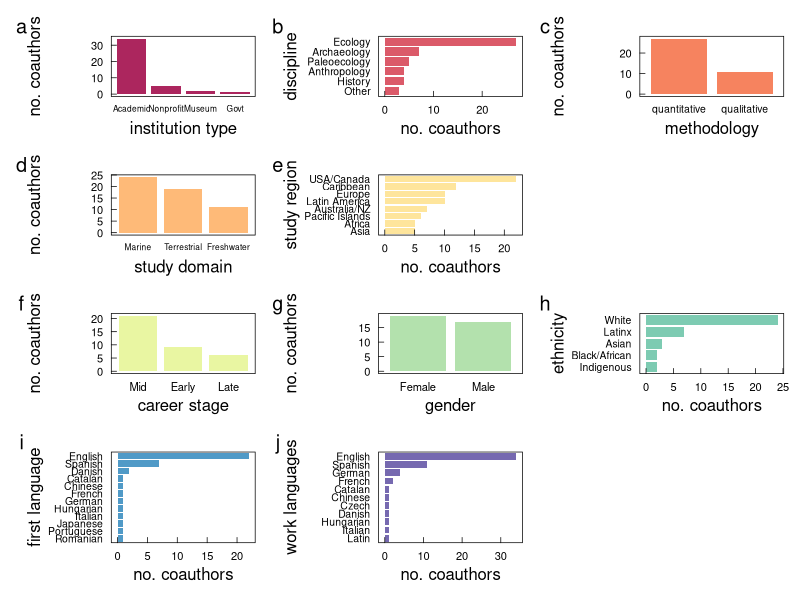

Write R code to recreate this figure.
#### this script is for organizing and creating data visualizations 
#### of data from the project entitled "Global research priorities for historical ecology to inform conservation"
#### known colloquially as HE 20Qs 


library(ggplot2)      # plotting and viz
library(plyr)         # legacy df manipulation
library(dplyr)        # variable grouping and manipulation
library(reshape)      # legacy df manipulation
library(data.table)   # legacy functions on df 
library(tidyr)        # gathering and spreading
library(zoo)          # roll mean
library(ggthemes)     # helpful ggplot themes
library(forcats)
library(scales)
library(RColorBrewer) # pretty colors
library(ggridges)
library(colorspace)
library(patchwork)


# custom ggplot theme
themeKV <- theme_few()+
  theme(strip.background = element_blank(),
        axis.line = element_blank(),
        axis.text.x = element_text(colour = "black", margin = margin(0.2, unit = "cm")),
        axis.text.y = element_text(colour = "black", margin = margin(c(1, 0.2), unit = "cm")),
        axis.ticks.x = element_line(colour = "black", linewidth=.25), 
        axis.ticks.y = element_line(colour = "black", linewidth=.25),
        axis.ticks.length=unit(-0.15, "cm"), 
        element_line(colour = "black", linewidth=.5),
        panel.border = element_rect(colour = "black", fill=NA, linewidth=.5),
        legend.title=element_blank(),
        strip.text=element_text(hjust=0))


#### read in author demographic data, self-identified from a survey form
# setwd("/Users/kylevanhoutan/historical_20Qs/")
demogr <- read.csv('data/author_demogr.csv')
demogrG <- gather(demogr, key="survey", value="response", 2:31) # the number of cols may change
        # reshape from wide to long df
        # may need to change numbers depending on the # of cols
demogrGR <- demogrG[!(demogrG$response == ""), ]  # remove blank entries 
# rename gathered col's that from duplicate names had appended ".x" 
demogrGR$question <- sub("\\..*", "", demogrGR$survey) # truncates field entry after "."
demogrGRS = subset(demogrGR, select = -c(survey)) # remove the col with bad names "survey"

#### begin data viz for plots here

## subset original long DF for survey question 
# for each panel, x = question, y = response
p1sector <- subset(demogrGRS, question == "sector")
# a basic bar plot
p1 <- ggplot(p1sector, aes(x = fct_infreq(response))) + # sort the response most to least 
  themeKV + 
  theme(legend.position = "none",
        axis.ticks.x = element_blank(),
        axis.text.y = element_text(size = 8),
        axis.text.x = element_text(size = 6)) + # names can be too long, let's shrink em
# manually scraping hex codes from 10 category palette 👇
# https://colorbrewer2.org/#type=diverging&scheme=Spectral&n=10
  scale_fill_brewer(palette = "Spectral") +
  geom_bar(fill = "#9e0142", alpha = 0.85, width = 0.85) + # width controls gaps between bars
  ylab("no. coauthors") +
  xlab("institution type")
  #coord_flip() # make bars horizontal


# bar plot, but flip due to category name lengths
p2discipline <- subset(demogrGRS, question == "discipline") ## subset original long DF for survey question 
p2 <- ggplot(p2discipline, aes(x = fct_rev(fct_infreq(response)))) + # sort the response most to least 
  themeKV + 
  theme(axis.ticks.y = element_blank(),
        axis.text.x = element_text(size = 8),
        axis.text.y = element_text(size = 7.5)) + # names can be too long, let's shrink em
  geom_bar(fill = "#d53e4f", alpha = 0.85, width = 0.85) + # width controls gaps between bars
  # scale_y_continuous(breaks = seq(0, 40, by = 5)) +
  ylab("no. coauthors") +
  xlab("discipline") + 
  coord_flip() # make bars horizontal


#subset for p3 data
p3scholarly_approach <- subset(demogrGRS, question == "scholarly_approach")
# a basic bar plot akin to p1
p3 <- ggplot(p3scholarly_approach, aes(x = fct_infreq(response))) + # sort the response most to least 
  themeKV + 
  theme(axis.ticks.x = element_blank(),
        axis.text.y = element_text(size = 8),
        axis.text.x = element_text(size = 7.5)) + # names can be too long, let's shrink em
  geom_bar(fill = "#f46d43", alpha = 0.85, width = 0.85) + # width controls gaps between bars
  # scale_y_continuous(breaks = seq(0, 40, by = 5)) +
  ylab("no. coauthors") +
  xlab("methodology")


# subset, then make bar akin to p1
p4work_system <- subset(demogrGRS, question == "work_system")
p4 <- ggplot(p4work_system, aes(x = fct_infreq(response))) + # sort the response most to least 
  themeKV + 
  theme(axis.ticks.x = element_blank(),
        axis.text.y = element_text(size = 8),
        axis.text.x = element_text(size = 6)) + # names can be too long, let's shrink em
  geom_bar(fill = "#fdae61", alpha = 0.85, width = 0.85) + # width controls gaps between bars
  # scale_y_continuous(breaks = seq(0, 40, by = 5)) +
  ylab("no. coauthors") +
  xlab("study domain")


# subset for p5 data
p5work_region <- subset(demogrGRS, question == "work_region") ## subset original long DF for survey question 
# flipped bar plot akin to p2
p5 <- ggplot(p5work_region, aes(x = fct_rev(fct_infreq(response)))) + # sort the response most to least 
  themeKV + 
  theme(axis.ticks.y = element_blank(),
        axis.text.x = element_text(size = 8),
        axis.text.y = element_text(size = 7.5)) + # names can be too long, let's shrink em
  geom_bar(fill = "#fee08b", alpha = 0.85, width = 0.85) + # width controls gaps between bars
  # scale_y_continuous(breaks = seq(0, 40, by = 5)) +
  ylab("no. coauthors") +
  xlab("study region") + 
  coord_flip() # make bars horizontal


# subset for p6 career stage data
p6career_stage <- subset(demogrGRS, question == "career_stage")
# bar plot akin to p1
p6 <- ggplot(p6career_stage, aes(x = fct_infreq(response))) + # sort the response most to least 
  themeKV + 
  theme(axis.ticks.x = element_blank(),
        axis.text.y = element_text(size = 8),
        axis.text.x = element_text(size = 8)) + # names can be too long, let's shrink em
  geom_bar(fill = "#e6f598", alpha = 0.9, width = 0.85) + # width controls gaps between bars
  # scale_y_continuous(breaks = seq(0, 40, by = 5)) +
  ylab("no. coauthors") +
  xlab("career stage")


# subset for p7 gender data
p7gender <- subset(demogrGRS, question == "gender")
# bar plot akin to p1
p7 <- ggplot(p7gender, aes(x = fct_infreq(response))) + # sort the response most to least 
  themeKV + 
  theme(axis.ticks.x = element_blank(),
        axis.text.y = element_text(size = 8),
        axis.text.x = element_text(size = 8)) + # names can be too long, let's shrink em
  geom_bar(fill = "#abdda4", alpha = 0.9, width = 0.85) + # width controls gaps between bars
  # scale_y_continuous(breaks = seq(0, 40, by = 5)) +
  ylab("no. coauthors") +
  xlab("gender")


# subset for p8 ethnicity data
p8ethnicity <- subset(demogrGRS, question == "ethnicity")
# flipped bar plot akin to p2
p8 <- ggplot(p8ethnicity, aes(x = fct_rev(fct_infreq(response)))) + # sort the response most to least 
  themeKV + 
  theme(axis.ticks.y = element_blank(),
        axis.text.x = element_text(size = 8),
        axis.text.y = element_text(size = 7.5)) + # names can be too long, let's shrink em
  geom_bar(fill = "#66c2a5", alpha = 0.85, width = 0.85) + # width controls gaps between bars
  # scale_y_continuous(breaks = seq(0, 40, by = 5)) +
  ylab("no. coauthors") +
  xlab("ethnicity") + 
  coord_flip() # make bars horizontal


# subset for p9 first language learned data
p9first_language <- subset(demogrGRS, question == "first_language")
# flipped bar plot akin to p2
p9 <- ggplot(p9first_language, aes(x = fct_rev(fct_infreq(response)))) + # sort the response most to least 
  themeKV + 
  theme(axis.ticks.y = element_blank(),
        axis.text.x = element_text(size = 8),
        axis.text.y = element_text(size = 7.5)) + # names can be too long, let's shrink em
  geom_bar(fill = "#3288bd", alpha = 0.85, width = 0.85) + # width controls gaps between bars
  # scale_y_continuous(breaks = seq(0, 40, by = 5)) +
  ylab("no. coauthors") +
  xlab("first language") + 
  coord_flip() # make bars horizontal



# subset for p10 professional languages used data
p10professional_language <- subset(demogrGRS, question == "professional_language")
# flipped bar plot akin to p2
p10 <- ggplot(p10professional_language, aes(x = fct_rev(fct_infreq(response)))) + # sort the response most to least 
  themeKV + 
  theme(axis.ticks.y = element_blank(),
        axis.text.x = element_text(size = 8),
        axis.text.y = element_text(size = 7.5)) + # names can be too long, let's shrink em
  geom_bar(fill = "#5e4fa2", alpha = 0.85, width = 0.85) + # width controls gaps between bars
  ylab("no. coauthors") +
  xlab("work languages") + 
  coord_flip() # make bars horizontal

# invoke patchwork to call and layout the above panels
# force layout given the vertical dimension needed for language plots
# below layout considers the following row themes:
# r1 = academic
# r2 = geography
# r3 = demographic
# r4 = language


layout <- "
AABBCC
AABBCC
DDEE##
DDEE##
FFGGHH
FFGGHH
IIJJ##
IIJJ##
IIJJ##"
p1 + p2 + p3 + p4 + p5 + p6 + p7 + p8 + p9 + p10 +
  plot_layout(design = layout) +
  plot_annotation(tag_levels = 'a') # add panel labels a, b, c... etc
